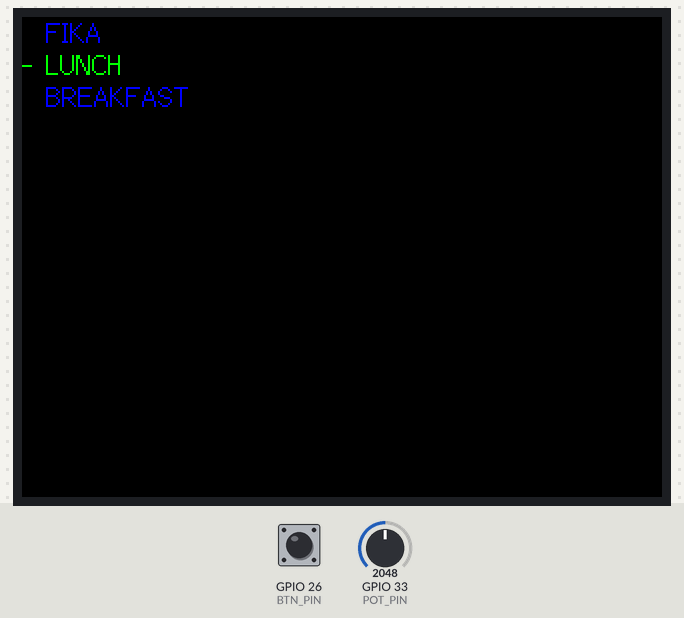
Recording of a sketch running on a simulated ESP32. On the bench: 320×240 colour display. The inputs (shaded band) are chosen by the test bench; at power-on: GPIO 33 (POT_PIN) = 2048, GPIO 26 (BTN_PIN) LOW. WiFi joins after 1.5 s; servers stay silent unless stated; random numbers use the default seed unless the sketch sets one; no MQTT or app messages arrive unless stated; what the sketch prints to the serial monitor is not drawn.

Above: at 3.6 s.
3.7 s: GPIO 33 (POT_PIN) set to 2009
At 4.4 s:
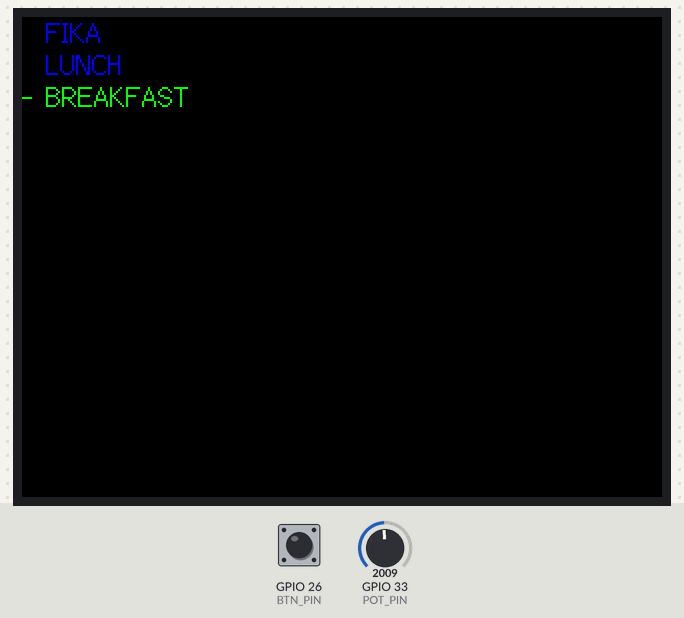
5.2 s: GPIO 26 (BTN_PIN) pulled HIGH for 0.15 s
At 6.7 s:
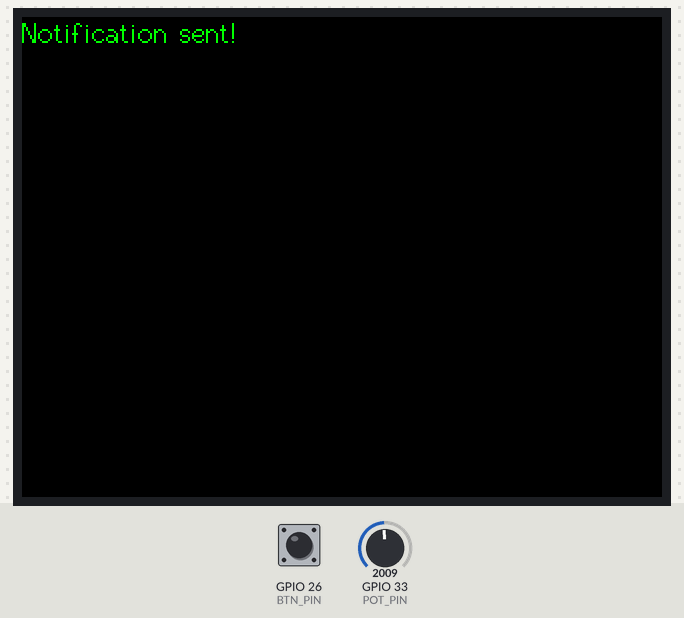
8.3 s: GPIO 33 (POT_PIN) set to 4095
At 11.1 s:
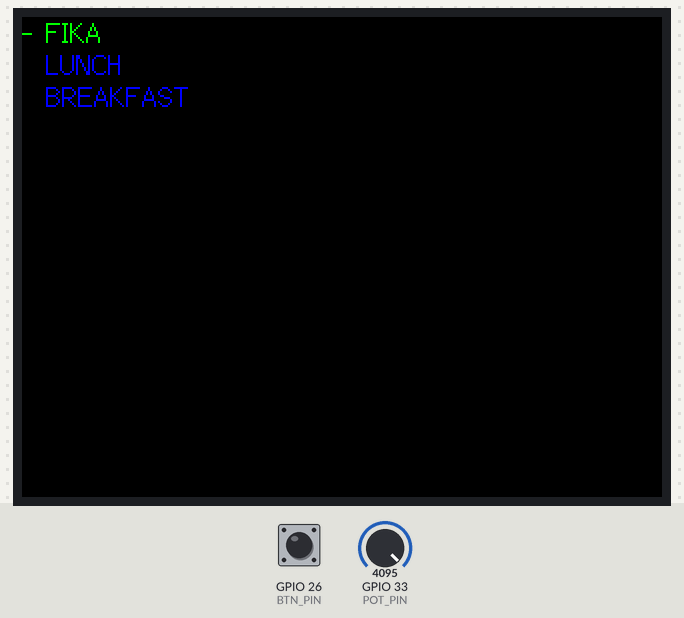
11.3 s: GPIO 33 (POT_PIN) set to 4057
At 12.5 s:
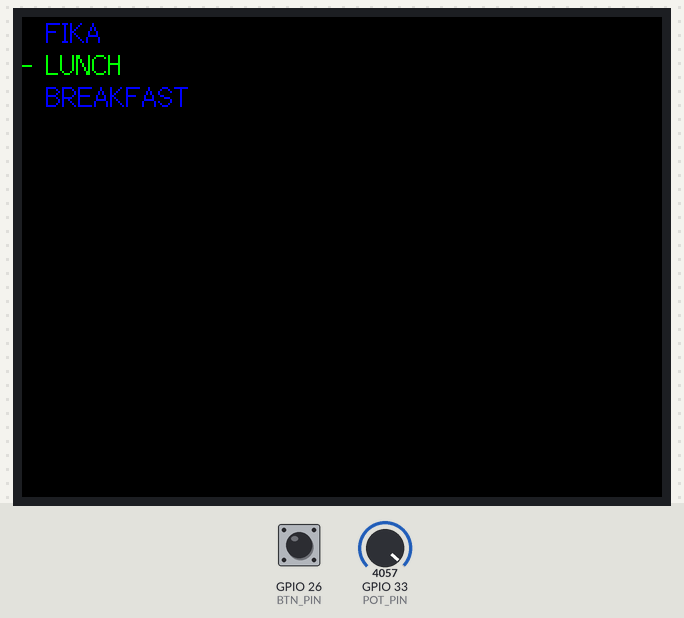
12.8 s: GPIO 33 (POT_PIN) set to 2047
At 13.7 s:
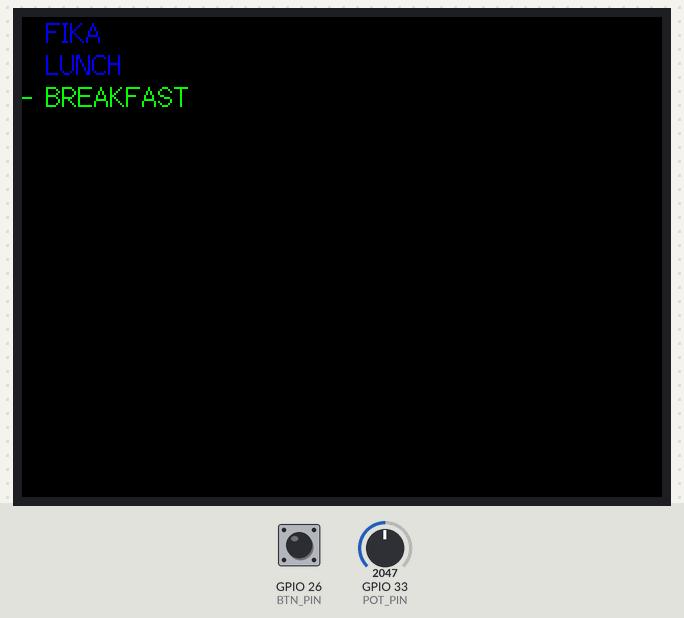
Timing chart, 0 to 15.3 s (numbered marks = the images above; inputs shaded):
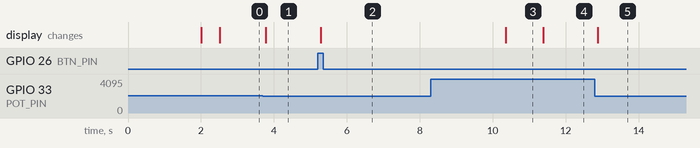

Measured:
- the behaviour switches between 2048 and 2047 on GPIO 33 (POT_PIN) (found by bisection; images 0 and 1)
- the behaviour switches between 4095 and 4094 on GPIO 33 (POT_PIN) (found by bisection; images 3 and 4)
- after the input at 3.7 s, the display: changes after 0.08 s (image 1)
- after the input at 5.2 s, the display: changes after 0.08 s (image 2)
- after the input at 11.3 s, the display: changes after 0.08 s (image 4)
- after the input at 12.8 s, the display: changes after 0.08 s (image 5)

The sketch:

main.ino
```cpp
#include "SPI.h"
#include <TFT_eSPI.h> // Hardware-specific library
#include <WiFi.h>
#include "vars.h"
#include <PubSubClient.h>

WiFiClient wifiClient;
PubSubClient mqttClient(wifiClient);
TFT_eSPI tft = TFT_eSPI(); // Invoke custom library

#define POT_PIN 33
#define BTN_PIN 26

char previousDisplayValue[100];

//====================================================================================
//                                    Setup
//====================================================================================
void setup()
{
  Serial.begin(115200);

  WiFi.mode(WIFI_STA);
  WiFi.begin(SSID, PASS); // replace with correct value

  Serial.println("establishing wifi connection: ");

  while (WiFi.status() != WL_CONNECTED)
  {
    Serial.print('.');
    delay(1000);
  }

  Serial.println(WiFi.localIP());

  pinMode(BTN_PIN, INPUT);
  tft.init();
  tft.setRotation(1);
  // Initialise the TFT
  tft.begin();
  tft.fillScreen(TFT_BLACK);

  mqttClient.setServer(MQTT_IP, 1883);
  connectToMqtt();
}

char events[3][1024] = {
    "FIKA",
    "LUNCH",
    "BREAKFAST"};

//====================================================================================
//                                    Loop
//====================================================================================
void loop()
{
  if(!mqttClient.connected()) {
    connectToMqtt();
  }
  mqttClient.loop();
  int potentiometerValue = analogRead(POT_PIN);
  int btnValue = digitalRead(BTN_PIN);

  int mappedValue = map(potentiometerValue, 0, 4095, 2, 0);

  print(mappedValue);

  if(btnValue == 1) {
    publishMessage(mappedValue);
  }
}

void print(int value)
{
  char *str = events[value];
  if (strcmp(previousDisplayValue, str) == 0)
  {
    return;
  }

  tft.fillScreen(TFT_BLACK);
  tft.setCursor(0, 0, 2);
  tft.setTextColor(TFT_BLUE, TFT_BLACK);
  tft.setTextFont(2);
  for (int i = 0; i < 3; i++)
  {
    char *outValue = events[i];
    if (str == outValue)
    {
      tft.setTextColor(TFT_GREEN, TFT_BLACK);
      tft.print("- ");
    }
    else
    {
      tft.print("  ");
    }
    tft.print(outValue);
    tft.println("");
    tft.setTextColor(TFT_BLUE, TFT_BLACK);
  }

  strcpy(previousDisplayValue, str);
}

bool connectToMqtt()
{
  while (!mqttClient.connected())
  {
    Serial.println("Attempting MQTT connection...");
    String clientId = "EVENT_NOTIFIER";
    clientId += String(random(0xffff), HEX);
    if (mqttClient.connect(clientId.c_str(), "user", "pass"))
    {
      return true;
    }
    else
    {
      Serial.print("failed, rc=");
      Serial.print(mqttClient.state());
      Serial.println(" try again in 5 seconds");
      // Wait 5 seconds before retrying
      delay(5000);
      return false;
    }
  }
  return true;
}

void publishMessage(int value) {
  char* str = events[value];

  mqttClient.publish("/eventnotify", str);
  tft.fillScreen(TFT_BLACK);
  tft.setCursor(0, 0, 2);
  tft.setTextColor(TFT_GREEN, TFT_BLACK);
  tft.setTextFont(2);
  tft.println("Notification sent!");
  strcpy(previousDisplayValue, "Notification sent!");
  delay(5000);
}
```

vars.example.h
```cpp
#define SSID "ssid"
#define PASS "pass"

#define MQTT_IP "ip"
```
